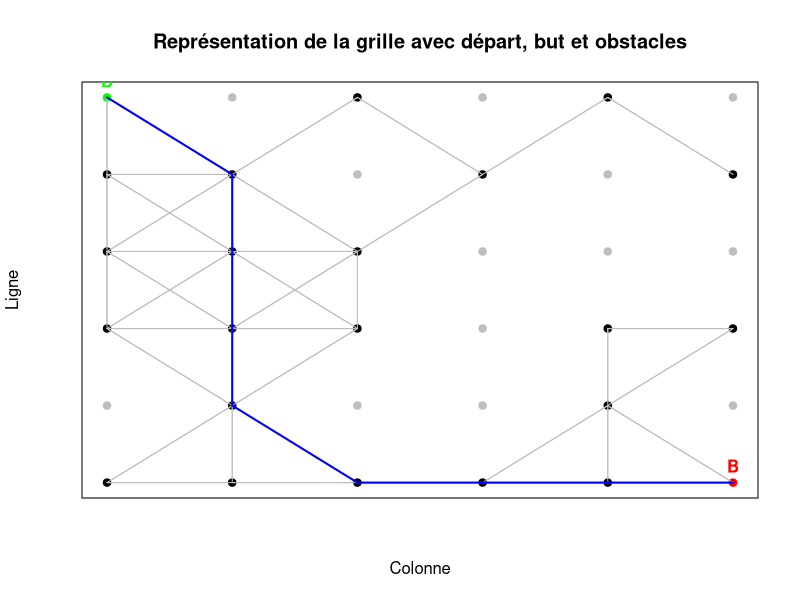

Reproduce this figure in R.
# Helper Functions for Pathfinding
start_time <- Sys.time()
# Function to calculate Euclidean distance between two nodes
euclidean_distance <- function(row1, col1, row2, col2) {
  return(sqrt((row1 - row2)^2 + (col1 - col2)^2))
}

# Heuristique basée sur la distance euclidienne entre les positions de la grille
euclidean_heuristic <- function(start, goal, grid_cols, grid_rows) {
  start_coords <- get_coordinates(start, grid_cols, grid_rows)
  goal_coords <- get_coordinates(goal, grid_cols, grid_rows)
  return(euclidean_distance(start_coords[1], start_coords[2], goal_coords[1], goal_coords[2]))
}

a_star <- function(graph, heuristic, start, goal, grid_cols, grid_rows, avoid_node = NULL) {
  validate_node(start, grid_cols, grid_rows)
  validate_node(goal, grid_cols, grid_rows)
  
  distances <- rep(Inf, length(graph))
  distances[start] <- 0
  priorities <- rep(Inf, length(graph))
  priorities[start] <- heuristic(start, goal, grid_cols, grid_rows)
  visited <- rep(FALSE, length(graph))
  predecessors <- rep(NA, length(graph))
  
  repeat {
    lowest_priority <- Inf
    lowest_priority_index <- -1
    
    for (i in seq_along(priorities)) {
      if (priorities[i] < lowest_priority && visited[i] == FALSE) {
        lowest_priority <- priorities[i]
        lowest_priority_index <- i
      }
    }
    
    if (lowest_priority_index == -1) {
      return(list(path = NULL, cost = -1))  # Aucun chemin trouvé
    }
    
    if (lowest_priority_index == goal) {
      path <- c()
      current <- goal
      while (!is.na(current)) {
        path <- c(current, path)
        current <- predecessors[current]
      }
      return(list(path = path, cost = distances[goal]))
    }
    
    current_node <- lowest_priority_index
    for (neighbor in graph[[current_node]]) {
      neighbor_node <- neighbor$node
      neighbor_distance <- neighbor$distance
      
      # Ignore le `avoid_node` s'il est défini
      
      if (visited[neighbor_node] == FALSE) {
        new_distance <- distances[current_node] + neighbor_distance
        if (new_distance < distances[neighbor_node]) {
          distances[neighbor_node] <- new_distance
          priorities[neighbor_node] <- new_distance + heuristic(neighbor_node, goal, grid_cols, grid_rows)
          predecessors[neighbor_node] <- current_node
        }
      }
    }
    visited[lowest_priority_index] <- TRUE
  }
}


# Get coordinates of a node in a 2D grid
get_coordinates <- function(node, grid_cols, grid_rows) {
  validate_node(node, grid_cols, grid_rows)
  row <- (node - 1) %/% grid_cols
  col <- (node - 1) %% grid_cols
  return(c(row, col))
}

# Get direction from node x to node n
get_direction <- function(x, n, grid_cols, grid_rows) {
  coords_x <- get_coordinates(x, grid_cols, grid_rows)
  coords_n <- get_coordinates(n, grid_cols, grid_rows)
  direction <- coords_n - coords_x
  return(direction)
}

# Validate node index
validate_node <- function(node, grid_cols, grid_rows) {
  total_nodes <- grid_cols * grid_rows
  if (node < 1 || node > total_nodes) {
    return(NULL)
  }
}

# Step function to move in a given direction
step <- function(x, direction, grid_cols, grid_rows) {
  n <- x + direction[1] * grid_cols + direction[2]
  validate_node(n, grid_cols, grid_rows)
  return(n)
}

# Function to prune unnecessary neighbors (based on JPS pruning rules)
prune_neighbors <- function(p_x, x, neighbors, adjacency_list, grid_cols, grid_rows) {
  pruned_neighbors <- list()
  for (n in neighbors) {
    if (n == x) next
    dist_p_x_x <- a_star(adjacency_list, euclidean_heuristic, p_x, x, grid_cols, grid_rows)$cost
    dist_x_n <- a_star(adjacency_list, euclidean_heuristic, x, n, grid_cols, grid_rows, avoid_node = x)$cost
    dist_p_x_n <- a_star(adjacency_list, euclidean_heuristic, p_x, n, grid_cols, grid_rows, avoid_node = x)$cost
    if (dist_p_x_n > dist_p_x_x + dist_x_n) {
      pruned_neighbors <- append(pruned_neighbors, list(n))
    }
  }
  return(pruned_neighbors)
}

# Function to identify forced neighbors (important for JPS)
is_forced_neighbor <- function(p_x, x, n, adjacency_list, grid_cols, grid_rows) {
  dist_p_x_n <- a_star(adjacency_list, euclidean_heuristic, p_x, n, grid_cols, grid_rows, avoid_node = x)$cost
  dist_p_x_x <- a_star(adjacency_list, euclidean_heuristic, p_x, x, grid_cols, grid_rows)$cost
  dist_x_n <- a_star(adjacency_list, euclidean_heuristic, x, n, grid_cols, grid_rows, avoid_node = x)$cost
  return(dist_p_x_n > dist_p_x_x + dist_x_n)
}



# Recursive Jump function for JPS
jump <- function(x, direction, grid_cols, grid_rows, goal, adjacency_list) {
  cat("Jump called: x =", x, "direction =", direction, "\n")
  n <- step(x, direction, grid_cols, grid_rows)
  
  if (is.null(n) || n %in% obstacles || n <= 0) {
    cat("Jump terminated: Out of bounds or obstacle at n =", n, "\n")
    return(NULL)
  }
  
  # Check if goal is reached
  if (n == goal) {
    cat("Jump found goal at n =", n, "\n")
    return(n)
  }
  
  neighbors <- unlist(lapply(adjacency_list[[n]], function(neighbor) neighbor$node))
  for (neighbor in neighbors) {
    if (is_forced_neighbor(x, n, neighbor, adjacency_list, grid_cols, grid_rows)) {
      cat("Jump found forced neighbor at n =", n, "\n")
      return(n)
    }
  }
  
  # If moving diagonally, check orthogonal directions
  if (abs(direction[1]) == 1 && abs(direction[2]) == 1) {
    orthogonal1 <- jump(n, c(direction[1], 0), grid_cols, grid_rows, goal, adjacency_list)
    orthogonal2 <- jump(n, c(0, direction[2]), grid_cols, grid_rows, goal, adjacency_list)
    if (!is.null(orthogonal1) || !is.null(orthogonal2)) {
      cat("Jump found diagonal forced neighbor at n =", n, "\n")
      return(n)
    }
  }
  
  return(jump(n, direction, grid_cols, grid_rows, goal, adjacency_list))
}

# Identify successors using JPS
identify_successors <- function(x, start, goal, adjacency_list, grid_cols, grid_rows) {
  successors <- list()
  neighbors_of_x <- unlist(lapply(adjacency_list[[x]], function(neighbor) neighbor$node))
  neighbors <- prune_neighbors(start, x, neighbors_of_x, adjacency_list, grid_cols, grid_rows)
  for (n in neighbors) {
    direction <- get_direction(x, n, grid_cols, grid_rows)
    jump_point <- jump(x, direction, grid_cols, grid_rows, goal, adjacency_list)
    if (!is.null(jump_point)) {
      successors <- append(successors, list(jump_point))
    }
  }
  return(successors)
}



# A* Algorithm with JPS
a_star_jps <- function(graph, heuristic, start, goal, grid_cols, grid_rows, obstacles = NULL) {
  validate_node(start, grid_cols, grid_rows)
  validate_node(goal, grid_cols, grid_rows)
  
  distances <- rep(Inf, length(graph))
  distances[start] <- 0
  priorities <- rep(Inf, length(graph))
  priorities[start] <- heuristic(start, goal, grid_cols, grid_rows)
  visited <- rep(FALSE, length(graph))
  predecessors <- rep(NA, length(graph))
  open_list <- list(start)
  
  while (length(open_list) > 0) {
    # Get the node with the lowest priority
    current <- open_list[[1]]
    current_priority <- priorities[current]
    for (node in open_list) {
      if (priorities[node] < current_priority) {
        current <- node
        current_priority <- priorities[node]
      }
    }
    open_list <- open_list[open_list != current]
    
    if (current == goal) {
      path <- c()
      while (!is.na(current)) {
        path <- c(current, path)
        current <- predecessors[current]
      }
      return(list(path = path, cost = distances[goal]))
    }
    print(current)
    print(start)
    
    visited[current] <- TRUE
    successors <- unlist(lapply(adjacency_list[[current]], function(neighbor) neighbor$node))
    
    for (successor in successors) {
      if (visited[successor]) next
      direction <- get_direction(current, successor, grid_cols, grid_rows)
      move_cost <- sqrt(sum(direction^2))
      tentative_distance <- distances[current] + move_cost
      if (tentative_distance < distances[successor]) {
        distances[successor] <- tentative_distance
        priorities[successor] <- tentative_distance + heuristic(successor, goal, grid_cols, grid_rows)
        predecessors[successor] <- current
        if (!(successor %in% open_list)) {
          open_list <- append(open_list, successor)
        }
      }
    }
  }
  
  return(list(path = NULL, cost = -1))
}


plot_grid <- function(grid_rows, grid_cols, adjacency_list, start, goal, path = NULL, obstacles = NULL) {
  plot(1, type = "n", xlim = c(0, grid_cols - 1), ylim = c(0, grid_rows - 1),
       xlab = "Colonne", ylab = "Ligne", main = "Représentation de la grille avec départ, but et obstacles",
       xaxt = "n", yaxt = "n")
  
  for (node in 1:length(adjacency_list)) {
    coords <- c((node - 1) %/% grid_cols, (node - 1) %% grid_cols)
    color <- ifelse(node == start, "green", ifelse(node == goal, "red", ifelse(node %in% obstacles, "grey", "black")))
    points(coords[2], grid_rows - 1 - coords[1], pch = 19, col = color)
    
    if (!is.null(adjacency_list[[node]]) && !(node %in% obstacles)) {
      for (neighbor in adjacency_list[[node]]) {
        neighbor_coords <- c((neighbor$node - 1) %/% grid_cols, (neighbor$node - 1) %% grid_cols)
        segments(coords[2], grid_rows - 1 - coords[1], neighbor_coords[2], grid_rows - 1 - neighbor_coords[1], col = "grey")
      }
    }
  }
  
  text((start - 1) %% grid_cols, grid_rows - 1 - (start - 1) %/% grid_cols, labels = "D", pos = 3, col = "green", font = 2)
  text((goal - 1) %% grid_cols, grid_rows - 1 - (goal - 1) %/% grid_cols, labels = "B", pos = 3, col = "red", font = 2)
  
  if (!is.null(path)) {
    for (i in 1:(length(path) - 1)) {
      from <- path[i]
      to <- path[i + 1]
      from_coords <- c((from - 1) %/% grid_cols, (from - 1) %% grid_cols)
      to_coords <- c((to - 1) %/% grid_cols, (to - 1) %% grid_cols)
      segments(from_coords[2], grid_rows - 1 - from_coords[1], to_coords[2], grid_rows - 1 - to_coords[1], col = "blue", lwd = 2)
    }
  }
}

# Test the algorithm
grid_rows <- 6
grid_cols <- 6
obstacles <- c(2, 4, 6, 9, 11, 30, 22, 25, 18, 17, 16, 28, 27)
start <- 1
goal <- 36

# Generate adjacency list
adjacency_list <- vector("list", grid_rows * grid_cols)
for (node in 1:(grid_rows * grid_cols)) {
  if (node %in% obstacles) {
    adjacency_list[[node]] <- NULL
    next
  }
  node_coords <- get_coordinates(node, grid_cols, grid_rows)
  neighbors <- list()
  
  directions <- list(
    list(dir = c(-1, 0), cost = 1),       # Up
    list(dir = c(1, 0), cost = 1),        # Down
    list(dir = c(0, -1), cost = 1),       # Left
    list(dir = c(0, 1), cost = 1),        # Right
    list(dir = c(-1, 1), cost = sqrt(2)), # Diagonal Up-Right
    list(dir = c(-1, -1), cost = sqrt(2)),# Diagonal Up-Left
    list(dir = c(1, -1), cost = sqrt(2)), # Diagonal Down-Left
    list(dir = c(1, 1), cost = sqrt(2))   # Diagonal Down-Right
  )
  
  for (move in directions) {
    dir <- move$dir
    move_cost <- move$cost
    neighbor_coords <- node_coords + dir
    if (neighbor_coords[1] >= 0 && neighbor_coords[1] < grid_rows &&
        neighbor_coords[2] >= 0 && neighbor_coords[2] < grid_cols) {
      neighbor_index <- neighbor_coords[1] * grid_cols + neighbor_coords[2] + 1
      if (!(neighbor_index %in% obstacles)) {
        neighbors[[length(neighbors) + 1]] <- list(node = neighbor_index, distance = move_cost)
      }
    }
  }
  adjacency_list[[node]] <- neighbors
}

# Run the A* with JPS algorithm
result <- a_star(adjacency_list, euclidean_heuristic, start, goal, grid_cols, grid_rows, obstacles)
print(result$path)
print(result$cost)

# Plot the result
plot_grid(grid_rows, grid_cols, adjacency_list, start, goal, result$path, obstacles)

end_time <- Sys.time()
execution_time <- end_time - start_time  
print(paste("Temps d'exécution total :", execution_time))




